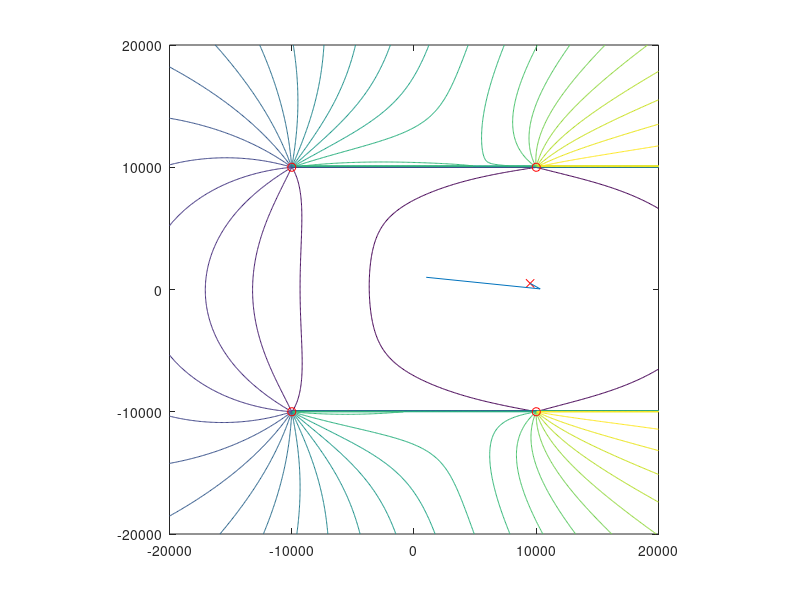

The MATLAB source for this figure:
function [estimate, resNorm] = HW3_part2(show_plot)
  % Estimate the target from four range/azimuth observations.
  if nargin < 1
    show_plot = true;
  end
  controls = [10000 10000; -10000 -10000; 10000 -10000; -10000 10000].';
  target_location = [9500; 500];
  observations = observation_model(controls, target_location);
  residual = @(location) observation_model(controls, location) - observations;
  if show_plot
    coordinates = -20000:100:20000;
    objective = zeros(length(coordinates));
    for row = 1:length(coordinates)
      for column = 1:length(coordinates)
        objective(row, column) = norm(residual([coordinates(column); coordinates(row)]))^2;
      end
    end
    figure;
    contour(coordinates, coordinates, objective, 25);
    daspect([1 1 1]);
    hold on;
    plot(controls(1,:), controls(2,:), 'ro');
    plot(target_location(1), target_location(2), 'rx');
  end
  if exist('OCTAVE_VERSION', 'builtin')
    pkg('load', 'optim');
    options = optimset('Jacobian', 'off', 'TolFun', 1e-12);
  else
    options = optimoptions('lsqnonlin', 'SpecifyObjectiveGradient', false, ...
      'Algorithm', 'levenberg-marquardt', 'FunctionTolerance', 1e-12);
  end
  if show_plot
    options.OutputFcn = @callback;
  end
  [estimate, resNorm] = lsqnonlin(residual, [1000; 1000], [], [], options);
end

function observations = observation_model(controls, location)
  observations = atan2(controls(2,:) - location(2), controls(1,:) - location(1)).';
end

function stop = callback(current_location, optimValues, state)
  stop = false;
  persistent previous;
  if strcmp(state, 'init')
    previous = current_location;
  end
  line([previous(1), current_location(1)], [previous(2), current_location(2)]);
  previous = current_location;
  drawnow;
end
